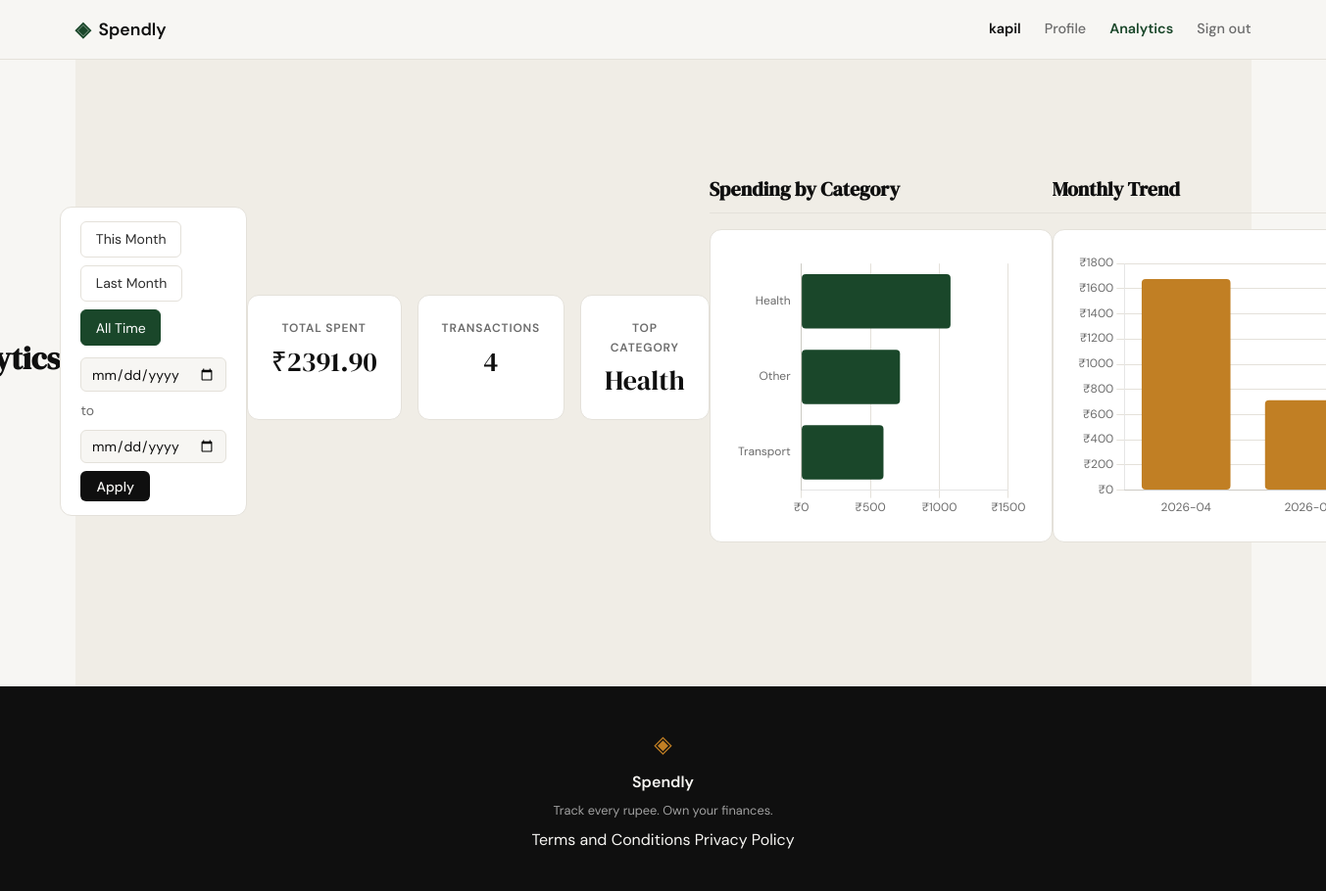
Before: /analytics?from=&to= (signed in) with the older database file.
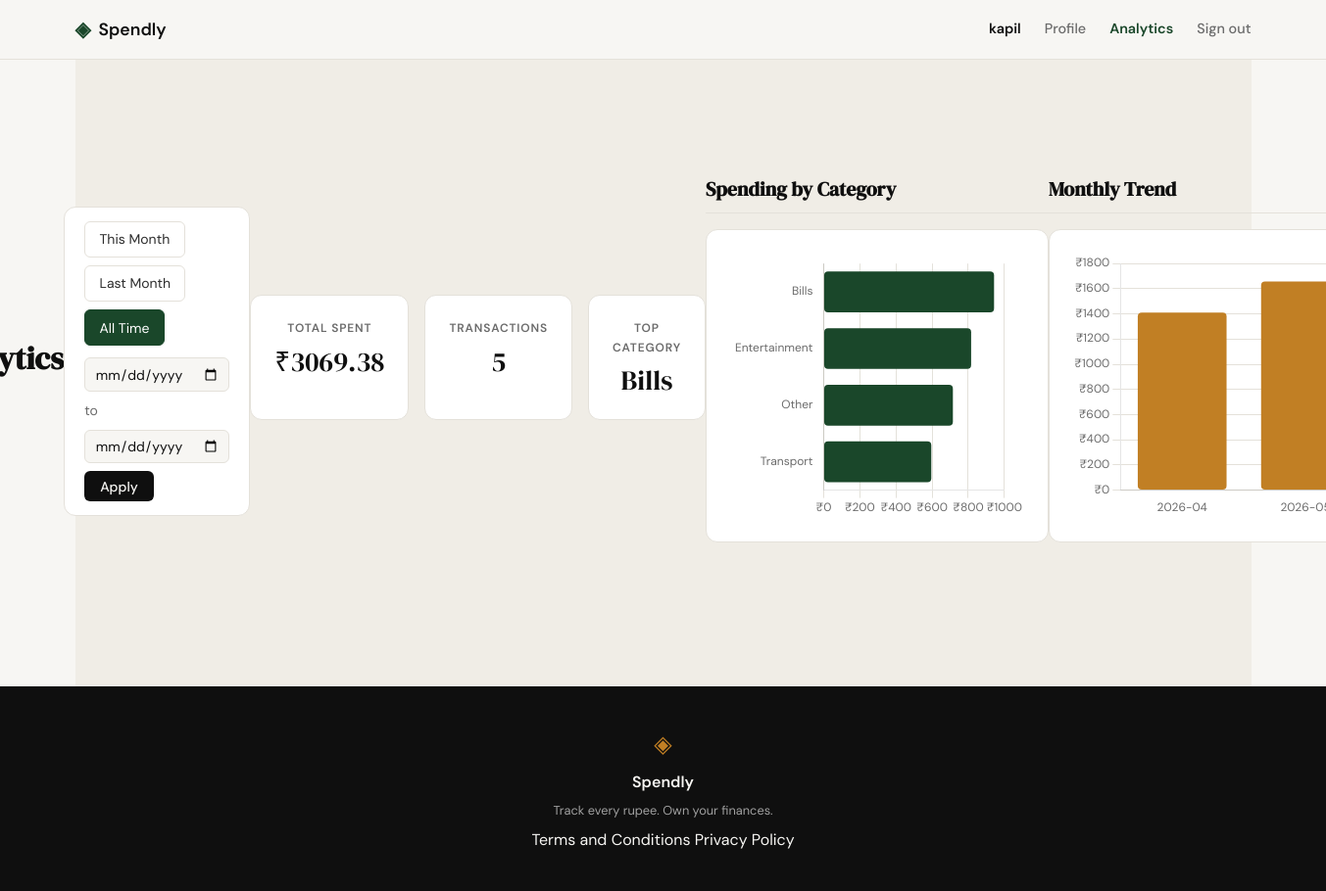
After: the same page with the newer database file.
### tables this page shows
CREATE TABLE expenses (
            id          INTEGER PRIMARY KEY AUTOINCREMENT,
            user_id     INTEGER NOT NULL REFERENCES users(id),
            amount      REAL    NOT NULL,
            category    TEXT    NOT NULL,
            date        TEXT    NOT NULL,
            description TEXT,
            created_at  TEXT    DEFAULT (datetime('now'))
        );

### app.py (the view, shortened to what this page needs)
@app.route("/analytics")
def analytics():
    if not session.get("user_id"):
        return redirect(url_for("login"))
    today = date_cls.today()
    first_this, last_this, first_last, last_last, first_3m = _preset_date_ranges(today)
    preset_urls = {
        "this_month":  url_for("analytics", **{"from": first_this.isoformat(), "to": last_this.isoformat()}),
        "last_month":  url_for("analytics", **{"from": first_last.isoformat(), "to": last_last.isoformat()}),
        "all_time":    url_for("analytics", **{"from": "", "to": ""}),
    }
    raw_from = request.args.get("from", "")
    raw_to   = request.args.get("to", "")
    if "from" not in request.args:
        from_date    = first_this.isoformat()
        to_date      = last_this.isoformat()
        active_preset = "this_month"
    elif raw_from == "" and raw_to == "":
        from_date    = None
        to_date      = None
        active_preset = "all_time"
    stats         = get_summary_stats(session["user_id"], from_date=from_date, to_date=to_date)
    categories    = get_category_breakdown(session["user_id"], from_date=from_date, to_date=to_date)
    monthly_trend = get_monthly_trend(session["user_id"], from_date=from_date, to_date=to_date)
    return render_template(
        "analytics.html",
        stats=stats,
        categories=categories,
        monthly_trend=monthly_trend,
        from_date=from_date or "",
        to_date=to_date or "",
        active_preset=active_preset,
        preset_urls=preset_urls,
    )

### app.py (called while the page is built)
def _preset_date_ranges(today):
    first_this = today.replace(day=1)
    last_this = today.replace(day=calendar.monthrange(today.year, today.month)[1])
    lm_year = today.year if today.month > 1 else today.year - 1
    lm_month = today.month - 1 if today.month > 1 else 12
    first_last = date_cls(lm_year, lm_month, 1)
    last_last = date_cls(lm_year, lm_month, calendar.monthrange(lm_year, lm_month)[1])
    m3_ago = today.month - 3
    y3_ago = today.year
    if m3_ago <= 0:
        m3_ago += 12
        y3_ago -= 1
    first_3m = date_cls(y3_ago, m3_ago, 1)
    return first_this, last_this, first_last, last_last, first_3m

### database/db.py (called while the page is built)
def get_db():
    conn = sqlite3.connect("spendly.db")
    conn.row_factory = sqlite3.Row
    conn.execute("PRAGMA foreign_keys = ON")
    return conn

### database/queries.py (called while the page is built)
def _date_filter(from_date, to_date):
    if from_date and to_date:
        return " AND date BETWEEN ? AND ?", [from_date, to_date]
    return "", []

def get_category_breakdown(user_id, from_date=None, to_date=None):
    date_clause, date_params = _date_filter(from_date, to_date)
    conn = get_db()
    try:
        rows = conn.execute(
            "SELECT category AS name, SUM(amount) AS amount"
            " FROM expenses WHERE user_id = ?" + date_clause + " GROUP BY category ORDER BY amount DESC",
            [user_id] + date_params,
        ).fetchall()
    finally:
        conn.close()
    if not rows:
        return []
    cats = [{"name": r["name"], "amount": float(r["amount"])} for r in rows]
    grand_total = sum(c["amount"] for c in cats)
    for cat in cats:
        cat["percent"] = round(100.0 * cat["amount"] / grand_total)
    remainder = 100 - sum(c["percent"] for c in cats)
    cats[0]["percent"] += remainder
    return cats

def get_monthly_trend(user_id, from_date=None, to_date=None):
    date_clause, date_params = _date_filter(from_date, to_date)
    conn = get_db()
    try:
        rows = conn.execute(
            "SELECT strftime('%Y-%m', date) AS month, SUM(amount) AS total"
            " FROM expenses WHERE user_id = ?" + date_clause
            + " GROUP BY month ORDER BY month ASC",
            [user_id] + date_params,
        ).fetchall()
    finally:
        conn.close()
    return [{"month": r["month"], "total": float(r["total"])} for r in rows]

### templates/analytics.html (shortened to what this page needs)
{% extends "base.html" %}
{% block head %}
<link rel="stylesheet" href="{{ url_for('static', filename='css/analytics.css') }}">
<link rel="stylesheet" href="{{ url_for('static', filename='css/filter.css') }}">
<link rel="stylesheet" href="{{ url_for('static', filename='css/profile.css') }}">
{% endblock %}
{% block content %}
<div class="analytics-page">
    <h1 class="analytics-heading">Analytics</h1>
    <section class="profile-filter">
        <div class="filter-presets">
            <a href="{{ preset_urls.this_month }}"
               class="filter-btn{% if active_preset == 'this_month' %} active{% endif %}">This Month</a>
            <a href="{{ preset_urls.last_month }}"
               class="filter-btn{% if active_preset == 'last_month' %} active{% endif %}">Last Month</a>
            <a href="{{ preset_urls.all_time }}"
               class="filter-btn{% if active_preset == 'all_time' %} active{% endif %}">All Time</a>
        </div>
        <form class="filter-custom" method="get" action="{{ url_for('analytics') }}">
            <input type="date" name="from" value="{{ from_date }}"
                   class="form-input filter-date-input">
            <span class="filter-sep">to</span>
            <input type="date" name="to" value="{{ to_date }}"
                   class="form-input filter-date-input">
            <button type="submit" class="btn-primary filter-apply">Apply</button>
        </form>
    </section>
    <section class="profile-stats">
        <div class="stat-card">
            <span class="stat-label">Total Spent</span>
            <span class="stat-value">&#8377;{{ "%.2f"|format(stats.total_spent) }}</span>
        </div>
        <div class="stat-card">
            <span class="stat-label">Transactions</span>
            <span class="stat-value">{{ stats.transaction_count }}</span>
        </div>
        <div class="stat-card">
            <span class="stat-label">Top Category</span>
            <span class="stat-value">{{ stats.top_category }}</span>
        </div>
    </section>
    {% if categories or monthly_trend %}
        <section class="analytics-section">
            <h2 class="section-title">Spending by Category</h2>
            <div class="chart-container">
                <canvas id="categoryChart" class="chart-canvas"
                        aria-label="Horizontal bar chart showing spending by category"
                        role="img">
                </canvas>
            </div>
        </section>
        <section class="analytics-section">
            <h2 class="section-title">Monthly Trend</h2>
            <div class="chart-container">
                <canvas id="trendChart" class="chart-canvas"
                        aria-label="Vertical bar chart showing monthly spending trend"
                        role="img">
                </canvas>
            </div>
        </section>
    {% else %}
        <p class="analytics-empty">No expenses found for this period.</p>
    {% endif %}
</div>
{% endblock %}

### templates/base.html (shortened to what this page needs)
<!DOCTYPE html>
<html lang="en">
<head>
    <link rel="stylesheet" href="{{ url_for('static', filename='css/style.css') }}">
    {% block head %}{% endblock %}
</head>
<body>
    <nav class="navbar">
        <div class="nav-inner">
            <a href="{{ url_for('landing') }}" class="nav-brand">
                <span class="brand-icon">◈</span>
                <span class="brand-name">Spendly</span>
            </a>
            <div class="nav-links">
                {% if session.get("user_id") %}
                    <strong class="nav-username">{{ session.get("user_name", "") }}</strong>
                    <a href="{{ url_for('profile') }}">Profile</a>
                    <a href="{{ url_for('analytics') }}"
                       class="{{ 'nav-active' if request.endpoint == 'analytics' }}">Analytics</a>
                    <a href="{{ url_for('logout') }}">Sign out</a>
                {% else %}
                    <a href="{{ url_for('login') }}">Sign in</a>
                    <a href="{{ url_for('register') }}" class="nav-cta">Get started</a>
                {% endif %}
            </div>
        </div>
    </nav>
    <main class="main-content">
        {% block content %}{% endblock %}
    </main>
    <footer class="footer">
        <div class="footer-inner">
            <span class="brand-icon">◈</span>
            <span class="footer-name">Spendly</span>
            <p class="footer-copy">Track every rupee. Own your finances.</p>
            <div class="footer-links">
                <a href="{{ url_for('terms') }}">Terms and Conditions</a>
                <a href="{{ url_for('privacy') }}">Privacy Policy</a>
            </div>
        </div>
    </footer>
</body>
</html>

### static/css/style.css (style rules this page uses)
:root { --ink: #0f0f0f; --ink-soft: #2d2d2d; --ink-muted: #6b6b6b; --ink-faint: #a0a0a0; --paper: #f7f6f3; --paper-warm: #f0ede6; --paper-card: #ffffff; --accent: #1a472a; --accent-light: #e8f0eb; --accent-2: #c17f24; --accent-2-light: #fdf3e3; --danger: #c0392b; --danger-light: #fdecea; --border: #e4e1da; --border-soft: #eeebe4; --font-display: 'DM Serif Display', Georgia, serif; --font-body: 'DM Sans', system-ui, sans-serif; --max-width: 1200px; --auth-width: 440px; --radius-sm: 6px; --radius-md: 12px; --radius-lg: 20px; }
*, *::before, *::after { box-sizing: border-box; margin: 0; padding: 0; }
html { font-size: 16px; scroll-behavior: smooth; }
body { background: var(--paper); color: var(--ink); font-family: var(--font-body); font-size: 1rem; line-height: 1.6; -webkit-font-smoothing: antialiased; }
a { color: inherit; text-decoration: none; }
.navbar { position: sticky; top: 0; z-index: 100; background: var(--paper); border-bottom: 1px solid var(--border); padding: 0 2rem; }
.nav-inner { max-width: var(--max-width); margin: 0 auto; height: 60px; display: flex; align-items: center; justify-content: space-between; }
.nav-brand { display: flex; align-items: center; gap: 0.5rem; font-family: var(--font-body); font-weight: 600; font-size: 1.1rem; color: var(--ink); }
.brand-icon { color: var(--accent); font-size: 1.3rem; }
.brand-name { color: var(--ink); }
.nav-links { display: flex; align-items: center; gap: 1.5rem; font-size: 0.9rem; font-weight: 500; }
.nav-links a { color: var(--ink-muted); transition: color 0.2s; }
.nav-links a.nav-active { color: var(--accent); font-weight: 600; }
.nav-username { color: var(--ink); font-weight: 600; font-size: 0.9rem; }
.main-content { min-height: calc(100vh - 60px - 100px); }
.btn-primary { display: inline-block; background: var(--ink); color: var(--paper); padding: 0.65rem 1.5rem; border-radius: var(--radius-sm); font-family: var(--font-body); font-size: 0.9rem; font-weight: 500; cursor: pointer; border: none; transition: background 0.2s; text-decoration: none; }
.form-input { width: 100%; padding: 0.6rem 0.875rem; border: 1px solid var(--border); border-radius: var(--radius-sm); font-family: var(--font-body); font-size: 0.95rem; color: var(--ink); background: var(--paper); outline: none; transition: border-color 0.2s; }
.form-input::placeholder { color: var(--ink-faint); }
.footer { background: var(--ink); color: var(--paper); padding: 2.5rem 2rem; text-align: center; }
.footer-inner { display: flex; flex-direction: column; align-items: center; gap: 0.4rem; }
.footer .brand-icon { color: var(--accent-2); font-size: 1.5rem; }
.footer-name { font-weight: 600; font-size: 1rem; }
.footer-copy { font-size: 0.8rem; color: var(--ink-faint); }
.analytics-page { display: flex; justify-content: center; align-items: center; min-height: calc(100vh - 60px - 100px); padding: 4rem 2rem; background: var(--paper-warm); }

### static/css/analytics.css (style rules this page uses)
.analytics-page { max-width: var(--max-width); margin: 0 auto; padding: 3rem 2rem; }
.analytics-heading { font-family: var(--font-display); font-size: 2rem; color: var(--ink); margin-bottom: 1.75rem; }
.analytics-section { margin-bottom: 2rem; }
.analytics-section .section-title { font-family: var(--font-display); font-size: 1.25rem; color: var(--ink); margin-bottom: 1rem; }
.chart-container { background: var(--paper-card); border: 1px solid var(--border); border-radius: var(--radius-md); padding: 1.5rem; overflow-x: auto; position: relative; height: 320px; }
canvas.chart-canvas { display: block; }

### static/css/profile.css (style rules this page uses)
.profile-stats { display: grid; grid-template-columns: repeat(3, 1fr); gap: 1rem; margin-bottom: 2rem; }
.stat-card { background: var(--paper-card); border: 1px solid var(--border); border-radius: var(--radius-md); padding: 1.5rem; text-align: center; display: flex; flex-direction: column; gap: 0.5rem; }
.stat-label { font-size: 0.75rem; font-weight: 600; color: var(--ink-muted); text-transform: uppercase; letter-spacing: 0.07em; }
.stat-value { font-family: var(--font-display); font-size: 1.75rem; color: var(--ink); line-height: 1.1; }
.section-title { font-family: var(--font-display); font-size: 1.2rem; color: var(--ink); margin-bottom: 1rem; padding-bottom: 0.5rem; border-bottom: 1px solid var(--border); }

Changed rows visible on the page:
removed expenses: top_category "Health"
added expenses: top_category "Bills"
Other visible differences:
{{ "%.2f"|format(stats.total_spent) }}: "2391.90" → "3069.38"
{{ stats.transaction_count }}: "4" → "5"
chart data {{ monthly_trend | tojson }}: [{"month": "2026-04", "total": 1676.87}, {"month": "2026-05", "total": 715.03}] → [{"month": "2026-04", "total": 1411.53}, {"month": "2026-05", "total": 1657.85}]
